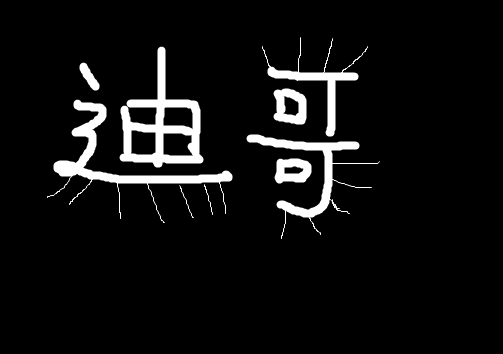
#> input picture material/dige.png, 503 x 354 px, found by its file name
$ python 'h2_形态学膨胀操作.py'
#> lines starting #> are read from the running program, lines starting #| are printed output that depends on the picture; after the words box and inside, x2 and y2 are one past the last pixel; in counts of white or black regions, pixels touching at a corner belong together
import cv2
import matplotlib.pyplot as plt
import numpy as np

img = cv2.imread("F:\Deep Learning\Opencv_Study\material\dige.png")
#> img is the input picture: shape (354, 503, 3); min 0, max 255, mean 15.9

cv2.imshow('img',img)
cv2.waitKey(0)
cv2.destroyAllWindows()

kernel = np.ones((3,3),np.uint8)#相当于定义卷积区间的大小，区间越大腐蚀效果就越强，区间越小就越弱，迭代次数越多服饰效果就越强，次数越少，腐蚀效果就越弱
erosion = cv2.erode(img,kernel,iterations=1)
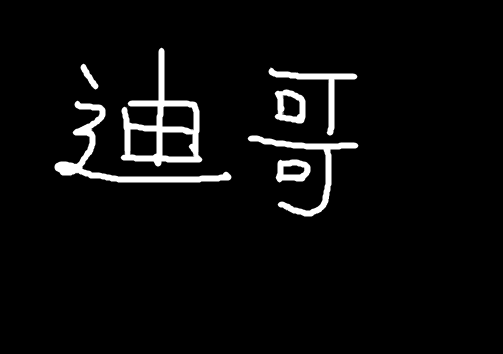
#> erosion: shape (354, 503, 3); min 0, max 255, mean 11.1
erosion = cv2.dilate(erosion,kernel,iterations=1)
cv2.imshow('erosion',erosion)
cv2.waitKey(0)
cv2.destroyAllWindows()
img1 = cv2.imread("F:\Deep Learning\Opencv_Study\material\pie.png")
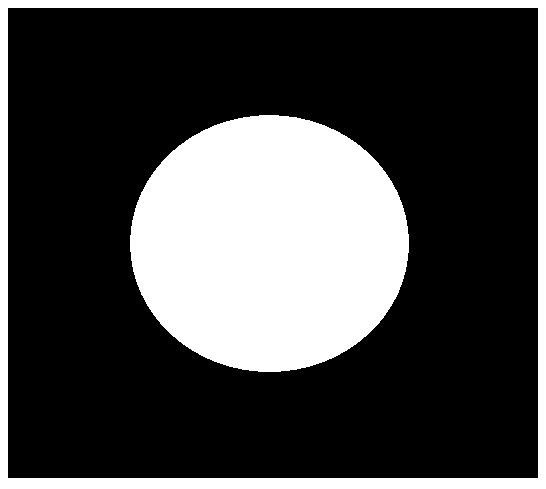
#> input picture material/pie.png, 546 x 489 px, found by its file name
#> img1 is the input picture: shape (489, 546, 3); 27.8% white; 2 white regions, box (x1, y1, x2, y2) and area: (130, 115, 409, 372) 56244, (0, 0, 546, 489) 17894
kernel = np.ones((30,30),np.uint8)
erosion1 = cv2.dilate(img1,kernel,iterations=1)
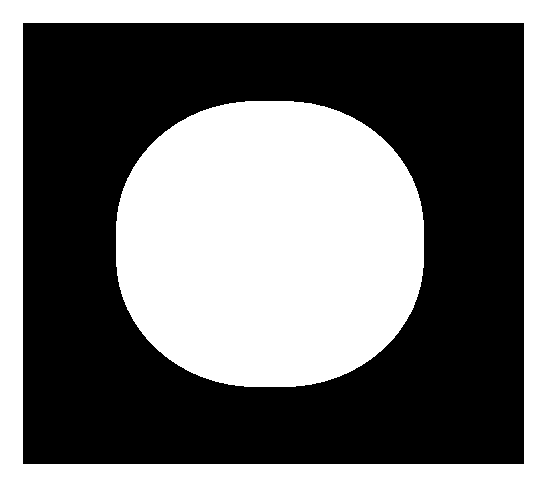
#> erosion1: shape (489, 546, 3); 44.5% white; 2 white regions, box (x1, y1, x2, y2) and area: (116, 101, 424, 387) 72629, (0, 0, 546, 489) 46053
erosion2 = cv2.dilate(img1,kernel,iterations=2)
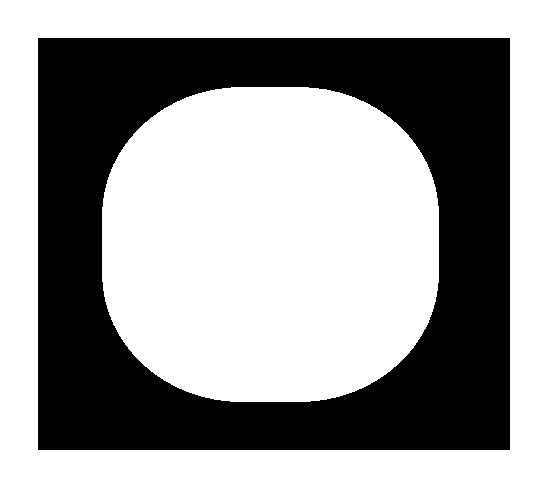
#> erosion2: shape (489, 546, 3); 61.1% white; 1 black region, box (x1, y1, x2, y2) and area: (38, 38, 510, 450) 103768
erosion3 = cv2.dilate(img1,kernel,iterations=5)
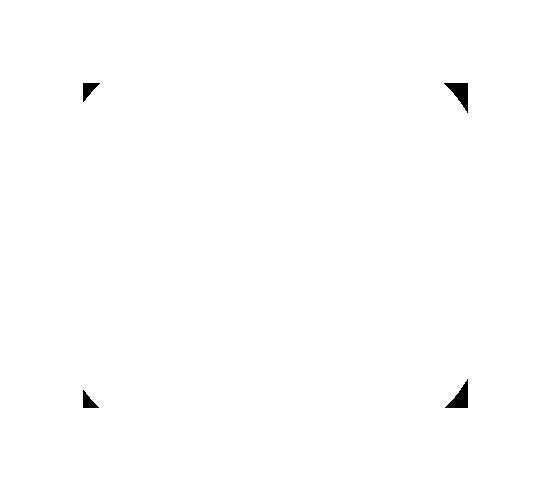
#> erosion3: shape (489, 546, 3); 99.6% white; 4 black regions, box (x1, y1, x2, y2) and area: (444, 83, 468, 113) 340, (445, 379, 468, 408) 314, (83, 83, 100, 102) 164, (83, 390, 99, 408) 146

res = np.hstack((erosion1,erosion2,erosion3))
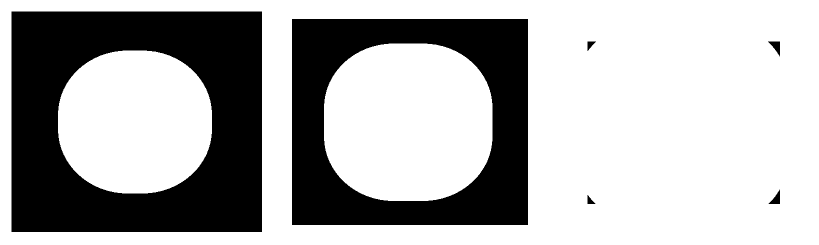
#> res: shape (489, 1638, 3) (shown at 1/2 size); 68.4% white; 6 black regions, box (x1, y1, x2, y2) and area: (23, 23, 524, 464) 148312, (584, 38, 1056, 450) 103768, (1536, 83, 1560, 113) 340, (1537, 379, 1560, 408) 314, (1175, 83, 1192, 102) 164, (1175, 390, 1191, 408) 146
cv2.imshow('res',res)
cv2.waitKey(0)
cv2.destroyAllWindows()
